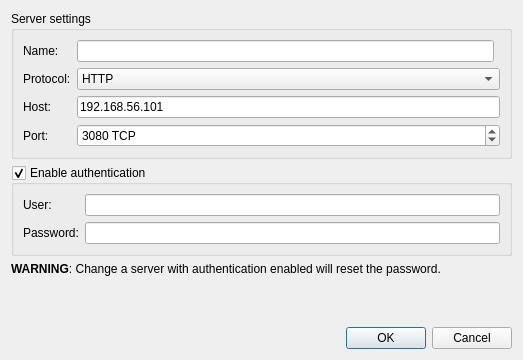
<?xml version="1.0" encoding="UTF-8"?>
<ui version="4.0">
 <class>EditComputeDialog</class>
 <widget class="QDialog" name="EditComputeDialog">
  <property name="windowModality">
   <enum>Qt::WindowModal</enum>
  </property>
  <property name="geometry">
   <rect>
    <x>0</x>
    <y>0</y>
    <width>523</width>
    <height>360</height>
   </rect>
  </property>
  <property name="windowTitle">
   <string>Server</string>
  </property>
  <layout class="QVBoxLayout" name="verticalLayout">
   <item>
    <widget class="QGroupBox" name="groupBox">
     <property name="title">
      <string>Server settings</string>
     </property>
     <layout class="QGridLayout" name="gridLayout">
      <item row="3" column="1" colspan="2">
       <widget class="QSpinBox" name="uiServerPortSpinBox">
        <property name="sizePolicy">
         <sizepolicy hsizetype="Expanding" vsizetype="Fixed">
          <horstretch>0</horstretch>
          <verstretch>0</verstretch>
         </sizepolicy>
        </property>
        <property name="suffix">
         <string notr="true"> TCP</string>
        </property>
        <property name="maximum">
         <number>65535</number>
        </property>
        <property name="value">
         <number>3080</number>
        </property>
       </widget>
      </item>
      <item row="1" column="0">
       <widget class="QLabel" name="uiServerProtocolLabel">
        <property name="text">
         <string>Protocol:</string>
        </property>
       </widget>
      </item>
      <item row="1" column="1" colspan="2">
       <widget class="QComboBox" name="uiServerProtocolComboBox">
        <property name="sizePolicy">
         <sizepolicy hsizetype="Expanding" vsizetype="Fixed">
          <horstretch>0</horstretch>
          <verstretch>0</verstretch>
         </sizepolicy>
        </property>
        <property name="currentText">
         <string>HTTP</string>
        </property>
        <item>
         <property name="text">
          <string>HTTP</string>
         </property>
        </item>
        <item>
         <property name="text">
          <string>HTTPS</string>
         </property>
        </item>
       </widget>
      </item>
      <item row="2" column="0">
       <widget class="QLabel" name="uiServerHostLabel">
        <property name="text">
         <string>Host:</string>
        </property>
       </widget>
      </item>
      <item row="2" column="1" colspan="2">
       <widget class="QLineEdit" name="uiServerHostLineEdit">
        <property name="text">
         <string>192.168.56.101</string>
        </property>
       </widget>
      </item>
      <item row="3" column="0">
       <widget class="QLabel" name="uiServerPortLabel">
        <property name="text">
         <string>Port:</string>
        </property>
       </widget>
      </item>
      <item row="0" column="0">
       <widget class="QLabel" name="label">
        <property name="text">
         <string>Name:</string>
        </property>
       </widget>
      </item>
      <item row="0" column="1">
       <widget class="QLineEdit" name="uiServerNameLineEdit"/>
      </item>
     </layout>
    </widget>
   </item>
   <item>
    <widget class="QGroupBox" name="uiEnableAuthenticationCheckBox">
     <property name="title">
      <string>Enable authentication</string>
     </property>
     <property name="checkable">
      <bool>true</bool>
     </property>
     <layout class="QFormLayout" name="formLayout">
      <property name="fieldGrowthPolicy">
       <enum>QFormLayout::ExpandingFieldsGrow</enum>
      </property>
      <item row="1" column="0">
       <widget class="QLabel" name="uiServerUserLabel">
        <property name="text">
         <string>User:</string>
        </property>
       </widget>
      </item>
      <item row="1" column="1">
       <widget class="QLineEdit" name="uiServerUserLineEdit">
        <property name="enabled">
         <bool>true</bool>
        </property>
        <property name="toolTip">
         <string/>
        </property>
       </widget>
      </item>
      <item row="2" column="0">
       <widget class="QLabel" name="uiServerPasswordLabel">
        <property name="text">
         <string>Password:</string>
        </property>
       </widget>
      </item>
      <item row="2" column="1">
       <widget class="QLineEdit" name="uiServerPasswordLineEdit">
        <property name="enabled">
         <bool>true</bool>
        </property>
        <property name="inputMethodHints">
         <set>Qt::ImhHiddenText|Qt::ImhNoAutoUppercase|Qt::ImhNoPredictiveText|Qt::ImhSensitiveData</set>
        </property>
        <property name="echoMode">
         <enum>QLineEdit::Password</enum>
        </property>
       </widget>
      </item>
     </layout>
    </widget>
   </item>
   <item>
    <widget class="QLabel" name="uiWarningLabel">
     <property name="text">
      <string>&lt;html&gt;&lt;head/&gt;&lt;body&gt;&lt;p&gt;&lt;span style=&quot; font-weight:600;&quot;&gt;WARNING&lt;/span&gt;: Change a server with authentication enabled will reset the password.&lt;/p&gt;&lt;/body&gt;&lt;/html&gt;</string>
     </property>
     <property name="wordWrap">
      <bool>true</bool>
     </property>
    </widget>
   </item>
   <item>
    <spacer name="verticalSpacer">
     <property name="orientation">
      <enum>Qt::Vertical</enum>
     </property>
     <property name="sizeHint" stdset="0">
      <size>
       <width>20</width>
       <height>40</height>
      </size>
     </property>
    </spacer>
   </item>
   <item>
    <widget class="QDialogButtonBox" name="buttonBox">
     <property name="orientation">
      <enum>Qt::Horizontal</enum>
     </property>
     <property name="standardButtons">
      <set>QDialogButtonBox::Cancel|QDialogButtonBox::Ok</set>
     </property>
    </widget>
   </item>
  </layout>
 </widget>
 <resources/>
 <connections>
  <connection>
   <sender>buttonBox</sender>
   <signal>accepted()</signal>
   <receiver>EditComputeDialog</receiver>
   <slot>accept()</slot>
   <hints>
    <hint type="sourcelabel">
     <x>248</x>
     <y>254</y>
    </hint>
    <hint type="destinationlabel">
     <x>157</x>
     <y>274</y>
    </hint>
   </hints>
  </connection>
  <connection>
   <sender>buttonBox</sender>
   <signal>rejected()</signal>
   <receiver>EditComputeDialog</receiver>
   <slot>reject()</slot>
   <hints>
    <hint type="sourcelabel">
     <x>316</x>
     <y>260</y>
    </hint>
    <hint type="destinationlabel">
     <x>286</x>
     <y>274</y>
    </hint>
   </hints>
  </connection>
 </connections>
</ui>
